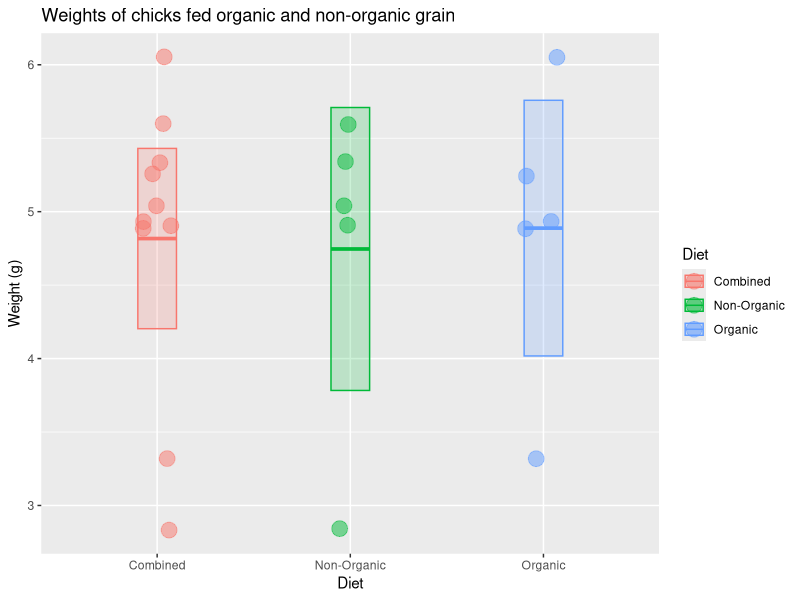

Write R code to recreate this figure.
## ---- chunk 1
x <- c(6.05, 4.89, 3.32, 4.93, 5.25, 5.04, 4.91, 2.84, 5.60, 5.34)
x
## ---- chunk 2
length(x)  # sample size
median(x)  # median value
mean(x)    # mean value
sd(x)      # standard deviation
## ---- chunk 3
n <- length(x) # sample size
n
sem <- sd(x) / sqrt(n) # standard error of the mean
sem
## ---- chunk 4
mean(x) + 1.96 * sem                             # upper limit
mean(x) - 1.96 * sem                             # lower limit
c(mean(x) + 1.96 * sem, mean(x) - 1.96 * sem)    # both limits combine
## ---- chunk 5
x <- x
library(tidyverse)

# check to make sure you did the part above correctly
# if not, generate some fake x data
if (!exists("x") | !is.numeric(x) | !length(x) == 10) x <- rep(1, 10)

# put the chick data into a data frame
chick_data <-
  tibble::tibble(
    diet = rep(c("Combined", "Combined", "Organic", "Non-Organic"), each = 5),
    weight = c(x, x)
  )

# summarize the chick weights by diet
chick_summary <-
  chick_data %>% 
  group_by(diet) %>% 
  summarize(
    mean = mean(weight),
    median = median(weight),
    sd = sd(weight),
    n = n(),
    sem = sd / sqrt(n),
    upper = mean + 1.96 * sem,   # upper confidence limit
    lower = mean - 1.96 * sem,   # lower confidence limit
    .groups = "drop"
  )

# plot chick weights
ggplot(chick_data, aes(x = diet, y = weight, color = diet, fill = diet)) +
  geom_jitter(size = 5, shape = 21, alpha = 0.5, width = 0.1) +
  geom_crossbar(
    mapping = aes(ymin = lower, ymax = upper, y = mean), 
    data = chick_summary,
    width = 0.2, alpha = 0.2
  ) +
  labs(
    title = "Weights of chicks fed organic and non-organic grain",
    x = "Diet",
    color = "Diet",
    fill = "Diet",
    y = "Weight (g)"
  )

